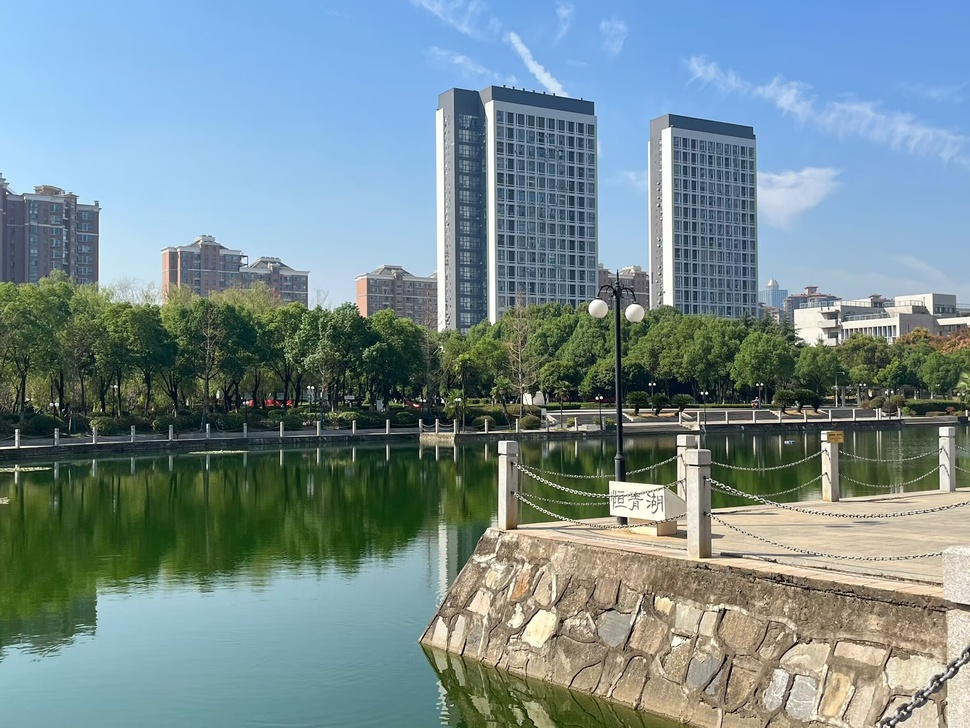
#> input picture 2.jpg, 970 x 728 px, shrunk from 2362 x 1772 before the run
$ python '噪声+直方图.py'
#> lines starting #> are read from the running program, lines starting #| are printed output that depends on the picture
import cv2
import numpy as np
import matplotlib.pyplot as plt

# 加载灰度图像
image = cv2.imread('2.jpg', cv2.IMREAD_GRAYSCALE)
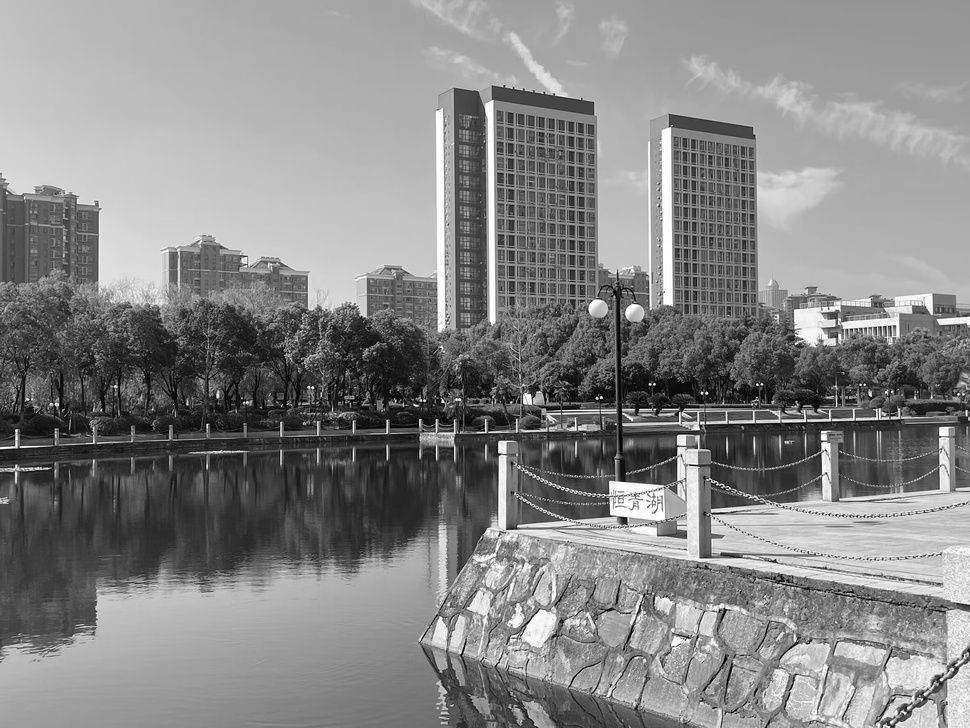
#> image: shape (728, 970); min 0, max 255, mean 134

# 添加高斯噪声
def add_gaussian_noise(image, mean=0, sigma=25):
#> called with mean = 0, sigma = 25
    gaussian_noise = np.random.normal(mean, sigma, image.shape).astype(np.float32)
    noisy_image = cv2.add(image.astype(np.float32), gaussian_noise)
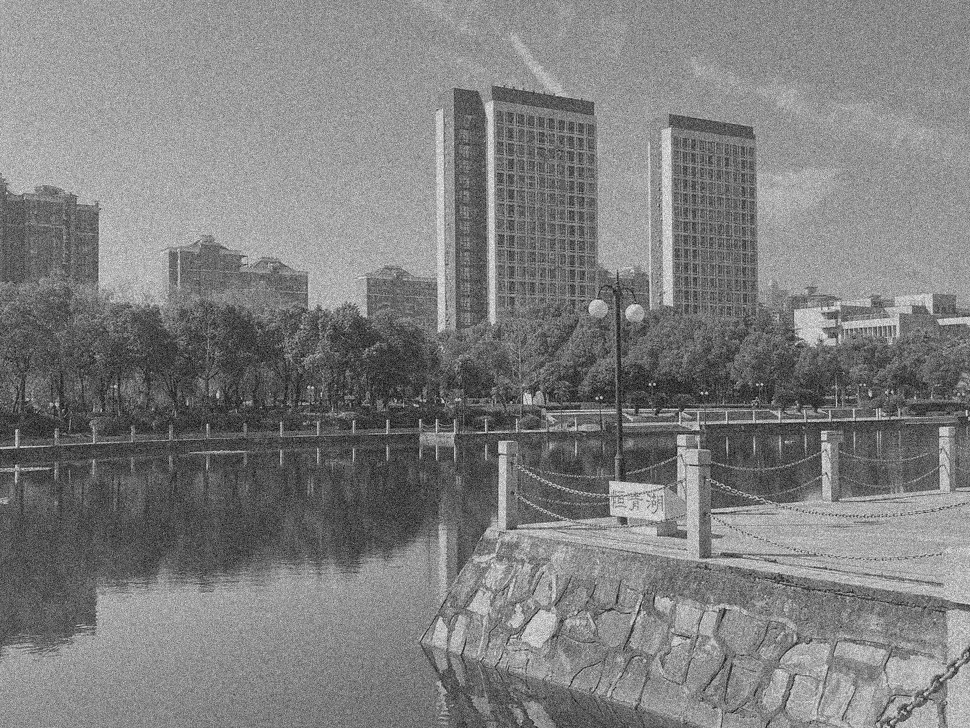
#> noisy_image: shape (728, 970) float32; min -73.27, max 342.5, mean 134.1; drawn with min black and max white
    return np.clip(noisy_image, 0, 255).astype(np.uint8)

# 添加均匀噪声
def add_uniform_noise(image, low=-50, high=50):
#> called with low = -50, high = 50
    uniform_noise = np.random.uniform(low, high, image.shape).astype(np.float32)
    noisy_image = cv2.add(image.astype(np.float32), uniform_noise)
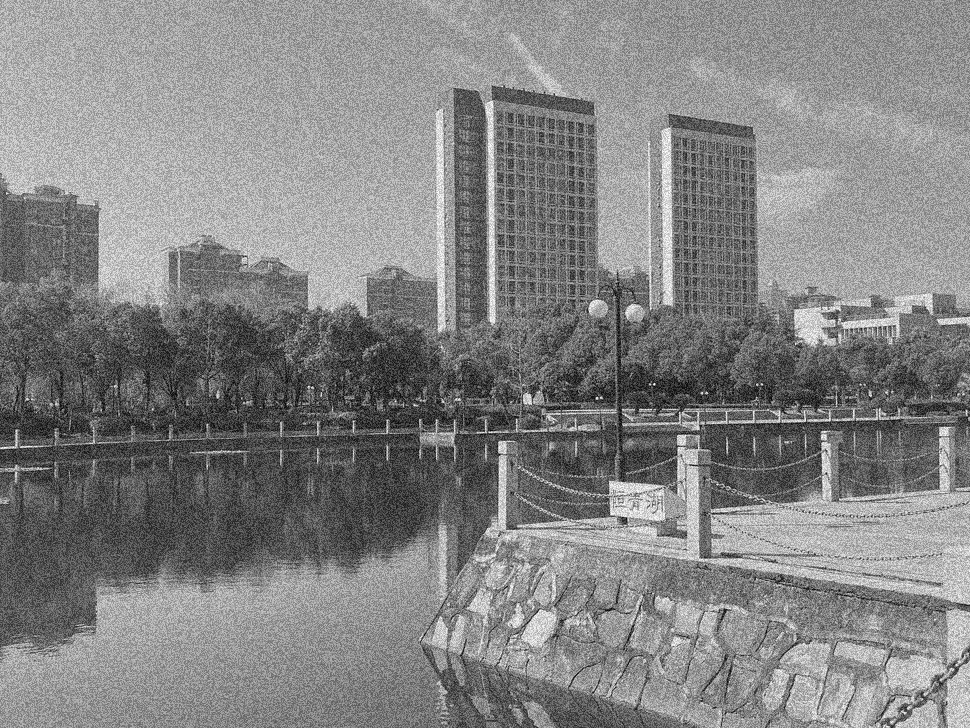
#> noisy_image: shape (728, 970) float32; min -49.56, max 305, mean 134; drawn with min black and max white
    return np.clip(noisy_image, 0, 255).astype(np.uint8)

# 添加椒盐噪声
def add_salt_and_pepper_noise(image, prob=0.02):
#> called with prob = 0.02
    noisy_image = image.copy()
    salt_pepper = np.random.rand(*image.shape)
    noisy_image[salt_pepper < prob / 2] = 0  # 盐噪声
    noisy_image[salt_pepper > 1 - prob / 2] = 255  # 椒噪声
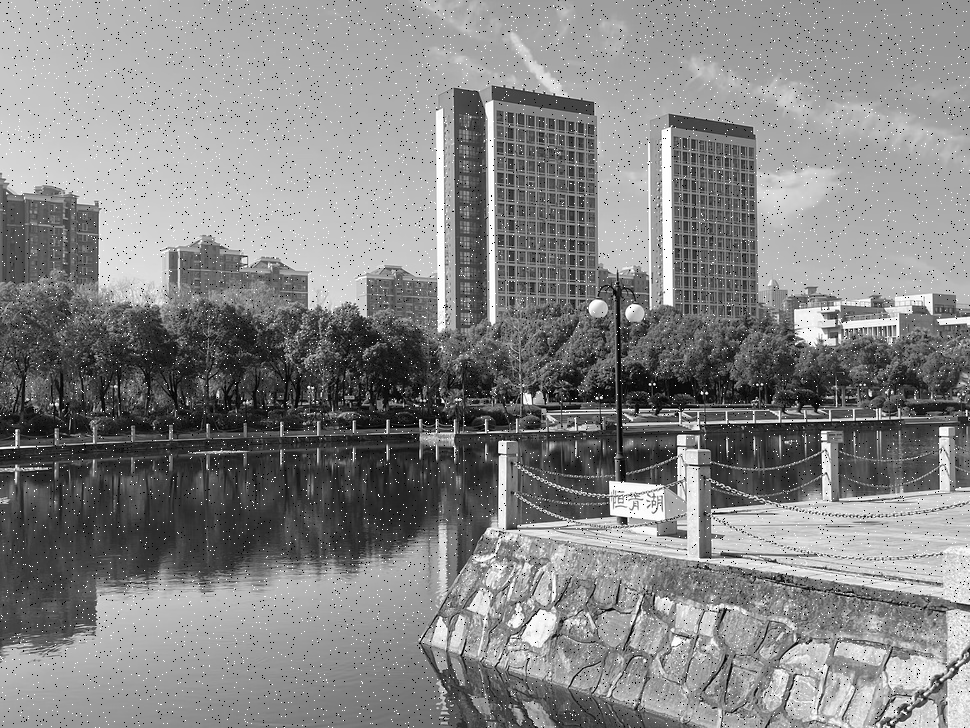
#> noisy_image: shape (728, 970); min 0, max 255, mean 133.9
    return noisy_image

# 获取每种噪声下的图像
gaussian_noisy_image = add_gaussian_noise(image)
uniform_noisy_image = add_uniform_noise(image)
salt_and_pepper_noisy_image = add_salt_and_pepper_noise(image)

# 绘制图像和直方图
fig, axes = plt.subplots(4, 2, figsize=(12, 16))  # 4行，2列

images = [image, gaussian_noisy_image, uniform_noisy_image, salt_and_pepper_noisy_image]
titles = ['Original Image', 'Gaussian Noise', 'Uniform Noise', 'Salt and Pepper Noise']

for i, img in enumerate(images):
    # 显示图像
    axes[i, 0].imshow(img, cmap='gray')
    axes[i, 0].set_title(titles[i])
    axes[i, 0].axis('off')

    # 计算并显示直方图
    axes[i, 1].hist(img.ravel(), bins=256, range=[0, 256], color='black')
    axes[i, 1].set_title(titles[i] + " Histogram")
    axes[i, 1].set_xlim([0, 256])
#> this loop made 4 passes

plt.tight_layout()
plt.show()
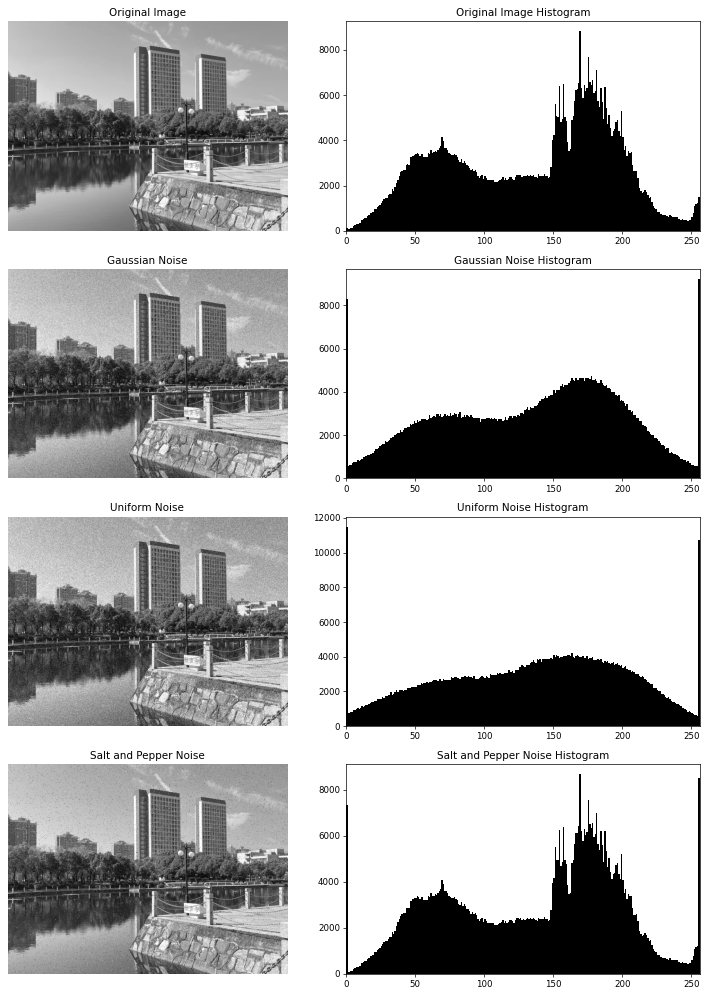
#> figure drawn by matplotlib, 8 panels; panel 2: tallest bar 8826 high, from x = 169 to 170; panel 4: tallest bar 9215 high, from x = 255 to 256; panel 6: tallest bar 11500 high, from x = 0 to 1; panel 8: tallest bar 8664 high, from x = 169 to 170

$ run again, with 1.jpg copied over 2.jpg
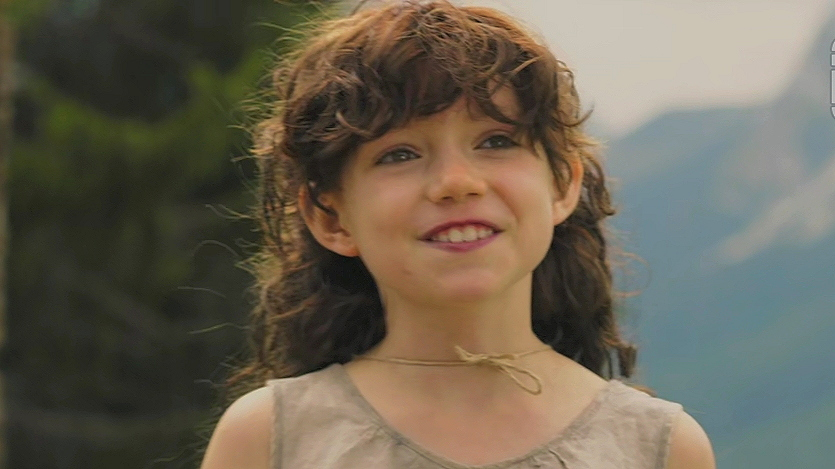
#> input picture 1.jpg, 835 x 469 px
#> in add_uniform_noise, `noisy_image = cv2.add(image.astype(np.float32), uniform_noise)`:
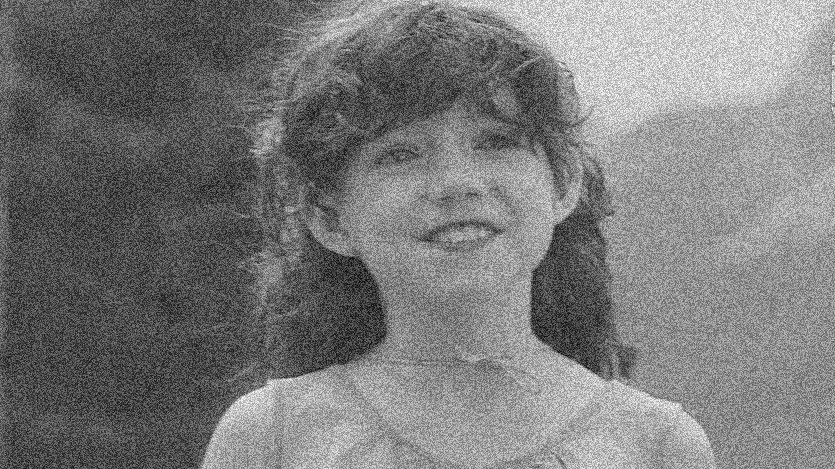
#> noisy_image: shape (469, 835) float32; min -42.98, max 253.3, mean 99.7; drawn with min black and max white
#> in add_salt_and_pepper_noise, `noisy_image[salt_pepper > 1 - prob / 2] = 255`:
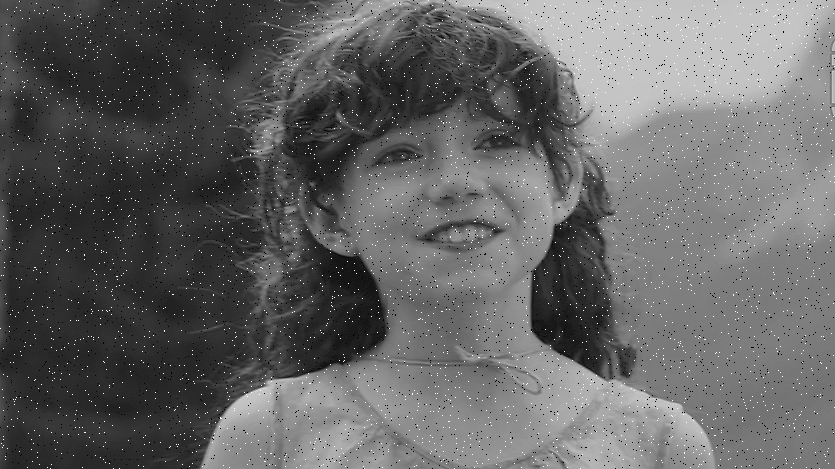
#> noisy_image: shape (469, 835); min 0, max 255, mean 100.2
#> the loop `for i, img in enumerate(images):` made 4 passes

$ run again, with 3.png saved as 2.jpg
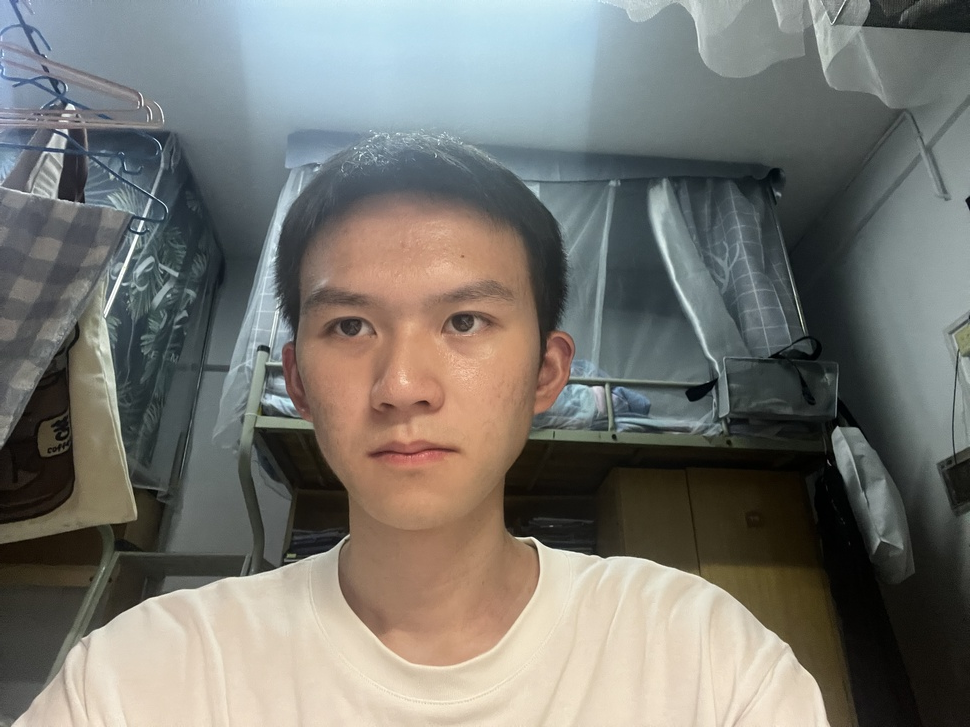
#> input picture 3.png, 970 x 727 px, shrunk from 4032 x 3024 before the run
#> in add_uniform_noise, `noisy_image = cv2.add(image.astype(np.float32), uniform_noise)`:
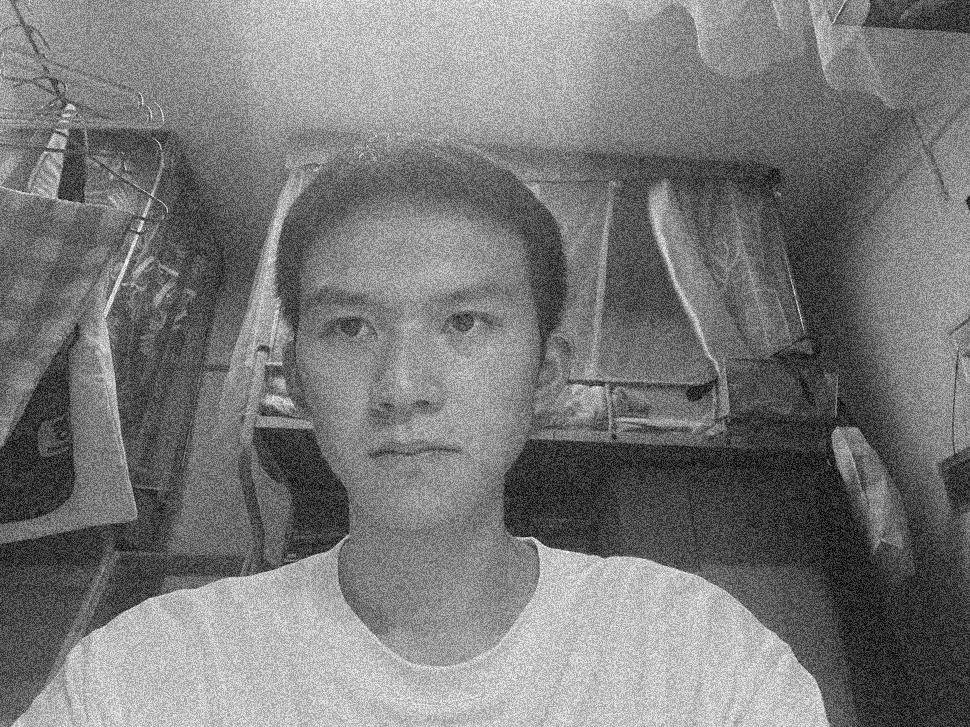
#> noisy_image: shape (727, 970) float32; min -49.4, max 302.4, mean 118.6; drawn with min black and max white
#> in add_salt_and_pepper_noise, `noisy_image[salt_pepper > 1 - prob / 2] = 255`:
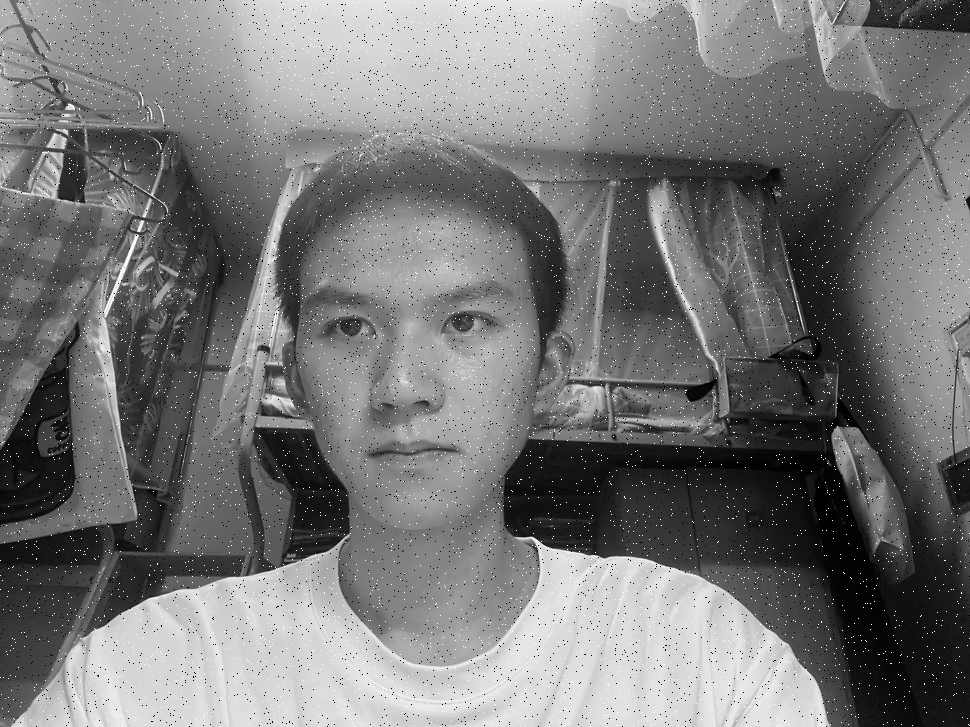
#> noisy_image: shape (727, 970); min 0, max 255, mean 118.8
#> the loop `for i, img in enumerate(images):` made 4 passes
